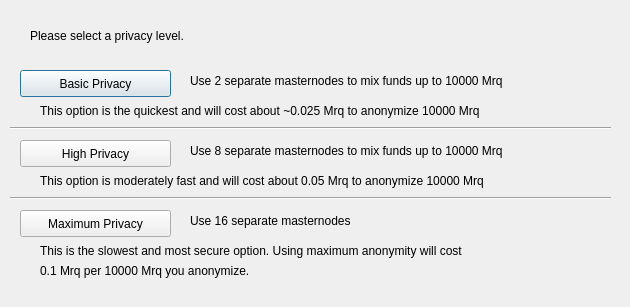
<?xml version="1.0" encoding="UTF-8"?>
<ui version="4.0">
 <class>ObfuscationConfig</class>
 <widget class="QDialog" name="ObfuscationConfig">
  <property name="geometry">
   <rect>
    <x>0</x>
    <y>0</y>
    <width>630</width>
    <height>307</height>
   </rect>
  </property>
  <property name="windowTitle">
   <string>Configure Obfuscation</string>
  </property>
  <widget class="QPushButton" name="buttonBasic">
   <property name="geometry">
    <rect>
     <x>20</x>
     <y>70</y>
     <width>151</width>
     <height>27</height>
    </rect>
   </property>
   <property name="text">
    <string>Basic Privacy</string>
   </property>
  </widget>
  <widget class="QPushButton" name="buttonHigh">
   <property name="geometry">
    <rect>
     <x>20</x>
     <y>140</y>
     <width>151</width>
     <height>27</height>
    </rect>
   </property>
   <property name="text">
    <string>High Privacy</string>
   </property>
  </widget>
  <widget class="QPushButton" name="buttonMax">
   <property name="geometry">
    <rect>
     <x>20</x>
     <y>210</y>
     <width>151</width>
     <height>27</height>
    </rect>
   </property>
   <property name="text">
    <string>Maximum Privacy</string>
   </property>
  </widget>
  <widget class="QLabel" name="label">
   <property name="geometry">
    <rect>
     <x>30</x>
     <y>20</y>
     <width>571</width>
     <height>31</height>
    </rect>
   </property>
   <property name="text">
    <string>Please select a privacy level.</string>
   </property>
  </widget>
  <widget class="QLabel" name="label_2">
   <property name="geometry">
    <rect>
     <x>190</x>
     <y>70</y>
     <width>421</width>
     <height>21</height>
    </rect>
   </property>
   <property name="text">
    <string>Use 2 separate masternodes to mix funds up to 10000 Mrq</string>
   </property>
  </widget>
  <widget class="QLabel" name="label_3">
   <property name="geometry">
    <rect>
     <x>190</x>
     <y>140</y>
     <width>411</width>
     <height>21</height>
    </rect>
   </property>
   <property name="text">
    <string>Use 8 separate masternodes to mix funds up to 10000 Mrq</string>
   </property>
  </widget>
  <widget class="QLabel" name="label_4">
   <property name="geometry">
    <rect>
     <x>190</x>
     <y>210</y>
     <width>421</width>
     <height>21</height>
    </rect>
   </property>
   <property name="text">
    <string>Use 16 separate masternodes</string>
   </property>
  </widget>
  <widget class="QLabel" name="label_6">
   <property name="geometry">
    <rect>
     <x>40</x>
     <y>100</y>
     <width>561</width>
     <height>21</height>
    </rect>
   </property>
   <property name="text">
    <string>This option is the quickest and will cost about ~0.025 Mrq to anonymize 10000 Mrq</string>
   </property>
  </widget>
  <widget class="QLabel" name="label_7">
   <property name="geometry">
    <rect>
     <x>40</x>
     <y>170</y>
     <width>561</width>
     <height>21</height>
    </rect>
   </property>
   <property name="text">
    <string>This option is moderately fast and will cost about 0.05 Mrq to anonymize 10000 Mrq</string>
   </property>
  </widget>
  <widget class="QLabel" name="label_8">
   <property name="geometry">
    <rect>
     <x>40</x>
     <y>240</y>
     <width>561</width>
     <height>21</height>
    </rect>
   </property>
   <property name="text">
    <string>This is the slowest and most secure option. Using maximum anonymity will cost</string>
   </property>
  </widget>
  <widget class="QLabel" name="label_9">
   <property name="geometry">
    <rect>
     <x>40</x>
     <y>260</y>
     <width>561</width>
     <height>21</height>
    </rect>
   </property>
   <property name="text">
    <string>0.1 Mrq per 10000 Mrq you anonymize.</string>
   </property>
  </widget>
  <widget class="Line" name="line">
   <property name="geometry">
    <rect>
     <x>10</x>
     <y>120</y>
     <width>601</width>
     <height>16</height>
    </rect>
   </property>
   <property name="orientation">
    <enum>Qt::Horizontal</enum>
   </property>
  </widget>
  <widget class="Line" name="line_2">
   <property name="geometry">
    <rect>
     <x>10</x>
     <y>190</y>
     <width>601</width>
     <height>16</height>
    </rect>
   </property>
   <property name="orientation">
    <enum>Qt::Horizontal</enum>
   </property>
  </widget>
 </widget>
 <resources/>
 <connections/>
</ui>
